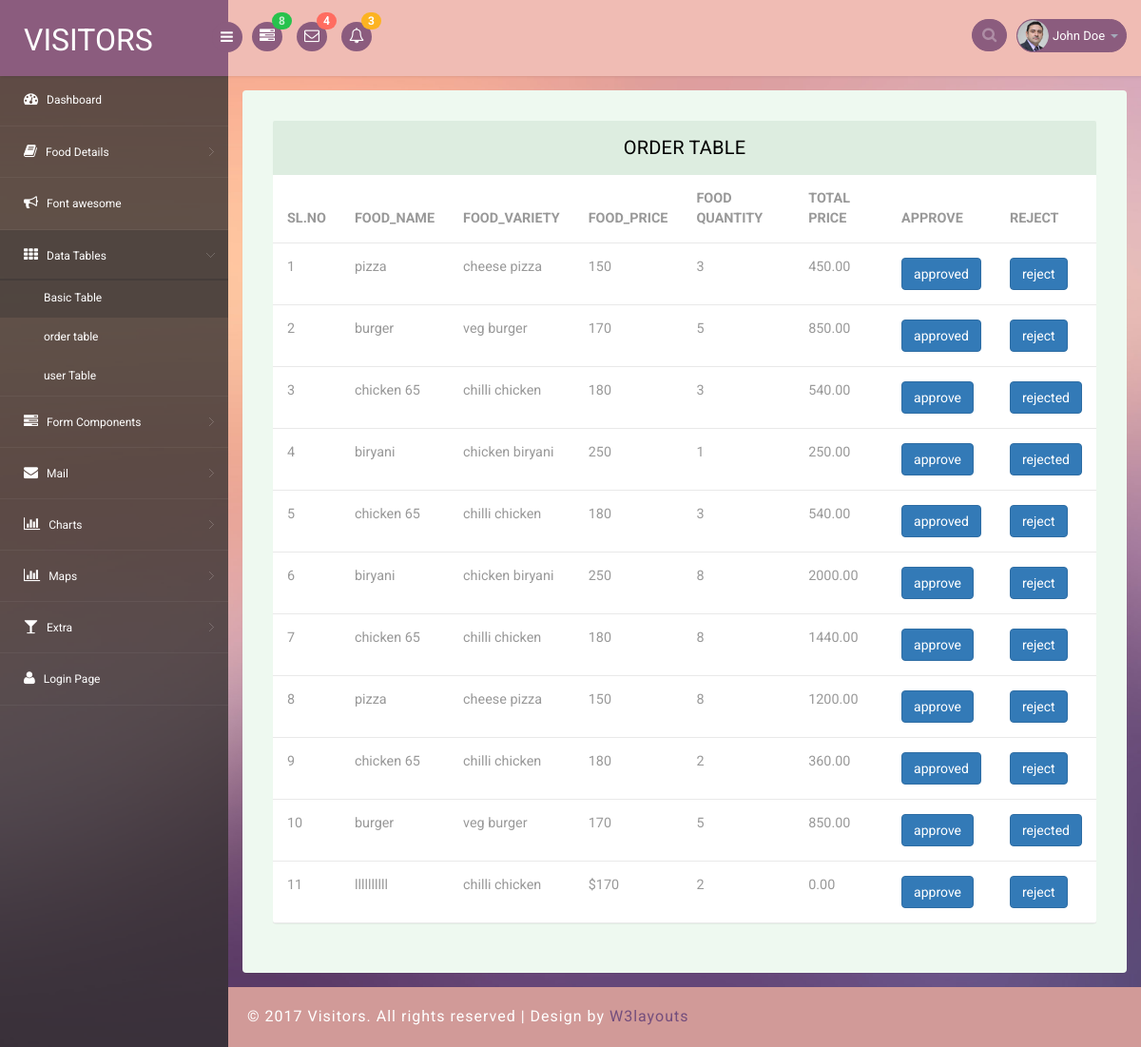
The app's page /admin/order_table.php with its own data.
### tables this page shows
CREATE TABLE `order` (
  `id_o` int(100) NOT NULL,
  `food_name` varchar(100) NOT NULL,
  `food_variety` varchar(100) NOT NULL,
  `food_price` varchar(100) NOT NULL,
  `food_quantity` varchar(100) NOT NULL,
  `total_price` varchar(100) NOT NULL,
  `user_id` varchar(100) NOT NULL,
  `Status` int(100) NOT NULL
);

### admin/order_table.php (the view, shortened to what this page needs)
<!DOCTYPE html>
<head>
<link rel="stylesheet" href="css/bootstrap.min.css" >
<link href="css/style.css" rel='stylesheet' type='text/css' />
<link href="css/style-responsive.css" rel="stylesheet"/>
<link rel="stylesheet" href="css/font.css" type="text/css"/>
<link href="css/font-awesome.css" rel="stylesheet">
</head>
<body>
<section id="container">
<header class="header fixed-top clearfix">
<div class="brand">
    <a href="index.html" class="logo">
        VISITORS
    </a>
    <div class="sidebar-toggle-box">
        <div class="fa fa-bars"></div>
    </div>
</div>
<div class="nav notify-row" id="top_menu">
    <ul class="nav top-menu">
        <li class="dropdown">
            <a data-toggle="dropdown" class="dropdown-toggle" href="#">
                <i class="fa fa-tasks"></i>
                <span class="badge bg-success">8</span>
            </a>
        </li>
        <li id="header_inbox_bar" class="dropdown">
            <a data-toggle="dropdown" class="dropdown-toggle" href="#">
                <i class="fa fa-envelope-o"></i>
                <span class="badge bg-important">4</span>
            </a>
        </li>
        <li id="header_notification_bar" class="dropdown">
            <a data-toggle="dropdown" class="dropdown-toggle" href="#">
                <i class="fa fa-bell-o"></i>
                <span class="badge bg-warning">3</span>
            </a>
        </li>
    </ul>
</div>
<div class="top-nav clearfix">
    <ul class="nav pull-right top-menu">
        <li>
            <input type="text" class="form-control search" placeholder=" Search">
        </li>
        <li class="dropdown">
            <a data-toggle="dropdown" class="dropdown-toggle" href="#">
                <img alt="" src="images/2.png">
                <span class="username">John Doe</span>
                <b class="caret"></b>
            </a>
        </li>
    </ul>
</div>
</header>
<aside>
    <div id="sidebar" class="nav-collapse">
        <div class="leftside-navigation">
            <ul class="sidebar-menu" id="nav-accordion">
                <li>
                    <a href="mainpage.php">
                        <i class="fa fa-dashboard"></i>
                        <span>Dashboard</span>
                    </a>
                </li>
                <li class="sub-menu">
                    <a href="javascript:;">
                        <i class="fa fa-book"></i>
                        <span>Food Details</span>
                    </a>
                </li>
                <li>
                    <a href="fontawesome.html">
                        <i class="fa fa-bullhorn"></i>
                        <span>Font awesome </span>
                    </a>
                </li>
                <li class="sub-menu">
                    <a class="active" href="javascript:;">
                        <i class="fa fa-th"></i>
                        <span>Data Tables</span>
                    </a>
                    <ul class="sub">
                        <li><a class="active" href="basic_table.php">Basic Table</a></li>
                        <li><a href="order_table.php">order table</a></li>
                        <li><a href="user_table.php">user Table</a></li>
                    </ul>
                </li>
                <li class="sub-menu">
                    <a href="javascript:;">
                        <i class="fa fa-tasks"></i>
                        <span>Form Components</span>
                    </a>
                </li>
                <li class="sub-menu">
                    <a href="javascript:;">
                        <i class="fa fa-envelope"></i>
                        <span>Mail </span>
                    </a>
                </li>
                <li class="sub-menu">
                    <a href="javascript:;">
                        <i class=" fa fa-bar-chart-o"></i>
                        <span>Charts</span>
                    </a>
                </li>
                <li class="sub-menu">
                    <a href="javascript:;">
                        <i class=" fa fa-bar-chart-o"></i>
                        <span>Maps</span>
                    </a>
                </li>
                <li class="sub-menu">
                    <a href="javascript:;">
                        <i class="fa fa-glass"></i>
                        <span>Extra</span>
                    </a>
                </li>
                <li>
                    <a href="login.html">
                        <i class="fa fa-user"></i>
                        <span>Login Page</span>
                    </a>
                </li>
            </ul>            </div>
    </div>
</aside>
<section id="main-content">
	<section class="wrapper">
		<div class="table-agile-info">
 <div class="panel panel-default">
    <div class="panel-heading">
     Order table
    </div>
    <div>
      <table class="table" ui-jq="footable" ui-options='{
        "paging": {
          "enabled": true
        },
        "filtering": {
          "enabled": true
        },
        "sorting": {
          "enabled": true
        }}'>
        <?php
        require("connection.php");
        $res=$con->query("select*from `order` ");
        $count=$res->num_rows;
       $counter = 0;
        ?>
                <thead>
                    <tr>
                        <th>SL.NO</th>
                        <th data-breakpoints="xs">FOOD_NAME</th>
                        <th>FOOD_VARIETY</th>
                        <th>FOOD_PRICE</th>
                        <th>FOOD QUANTITY</th>
                        <th>TOTAL PRICE</th>
                        <th>APPROVE</th>
                        <th>REJECT</th>
                    </tr>
                </thead>
                <?php
                if($count>0)
                {
                    while($row=$res->fetch_assoc())
                    {
                        ?>
                        <tr>
                        <td><?php echo ++$counter; ?></td>
                            <td>
                                <?php echo $row["food_name"];?>
                            </td>
                            <td>
                                <?php echo $row["food_variety"];?>
                            </td>
                            <td>
                                <?php echo $row["food_price"];?>
                            </td>
                            <td>
                                <?php echo $row["food_quantity"];?>
                            </td>
                            <td>
                                <?php echo $row["total_price"];?>
                            </td>
                            <td>
    <a href="approve.php?set=<?php echo $row['id_o']; ?>" class="btn btn-primary">
        <?php
        if ($row['Status'] == 1) {
            echo "approved";
        } else {
            echo "approve";
        }
        ?>
    </a>
</td>
<td>
    <a href="reject.php?get=<?php echo $row['id_o']; ?>" class="btn btn-primary">
        <?php
        if ($row['Status'] == 2) {
            echo "rejected";
        } else {
            echo "reject";
        }
        ?>
    </a>
</td>
                        </tr>
                        <?php
                        }
                    }
                    ?>
                    </table>
    </div>
  </div>
</div>
</section>
		  <div class="footer">
			<div class="wthree-copyright">
			  <p>© 2017 Visitors. All rights reserved | Design by <a href="http://w3layouts.com">W3layouts</a></p>
			</div>
		  </div>
</section>
</section>
</body>
</html>

### records on screen
order: food_name "pizza", food_variety "cheese pizza", food_price "150", food_quantity "3", total_price "450.00", Status "approved"
order: food_name "burger", food_variety "veg burger", food_price "170", food_quantity "5", total_price "850.00", Status "approved"
order: food_name "chicken 65", food_variety "chilli chicken", food_price "180", food_quantity "3", total_price "540.00", Status "approve"
order: food_name "biryani", food_variety "chicken biryani", food_price "250", food_quantity "1", total_price "250.00", Status "approve"
order: food_name "chicken 65", food_variety "chilli chicken", food_price "180", food_quantity "3", total_price "540.00", Status "approved"
order: food_name "biryani", food_variety "chicken biryani", food_price "250", food_quantity "8", total_price "2000.00", Status "approve"
order: food_name "chicken 65", food_variety "chilli chicken", food_price "180", food_quantity "8", total_price "1440.00", Status "approve"
order: food_name "pizza", food_variety "cheese pizza", food_price "150", food_quantity "8", total_price "1200.00", Status "approve"
order: food_name "chicken 65", food_variety "chilli chicken", food_price "180", food_quantity "2", total_price "360.00", Status "approved"
order: food_name "burger", food_variety "veg burger", food_price "170", food_quantity "5", total_price "850.00", Status "approve"
order: food_name "llllllllll", food_variety "chilli chicken", food_price "$170", food_quantity "2", total_price "0.00", Status "approve"
